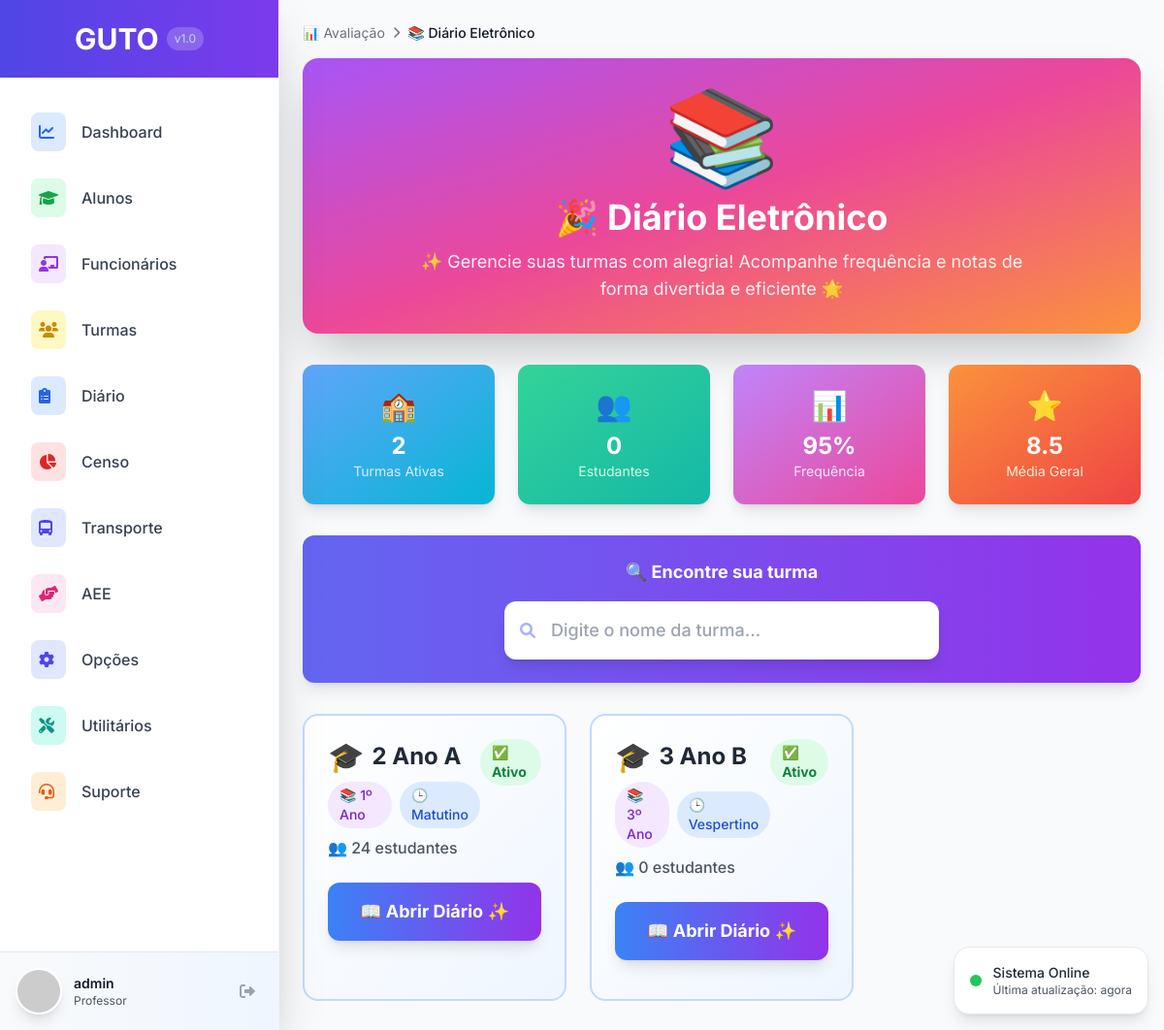
The page /diario/ (signed in) on the database its author committed.
### avaliacao/models.py (models this page shows, shortened)
class Turma(models.Model):
    TIPO_ENSINO_CHOICES = [
        ('EDUCACAO_INFANTIL', 'Educação Infantil'),
        ('ENSINO_FUNDAMENTAL_I', 'Ensino Fundamental I'),
        ('ENSINO_FUNDAMENTAL_II', 'Ensino Fundamental II'),
        ('ENSINO_MEDIO', 'Ensino Médio'),
    ]
    ANO_SERIE_CHOICES = [
        ('BERÇARIO', 'Berçário'),
        ('MATERNAL_I', 'Maternal I'),
        ('MATERNAL_II', 'Maternal II'),
        ('PRE_I', 'Pré I'),
        ('PRE_II', 'Pré II'),
        ('1_ANO', '1º Ano'),
        ('2_ANO', '2º Ano'),
        ('3_ANO', '3º Ano'),
        ('4_ANO', '4º Ano'),
        ('5_ANO', '5º Ano'),
        ('6_ANO', '6º Ano'),
        ('7_ANO', '7º Ano'),
        ('8_ANO', '8º Ano'),
        ('9_ANO', '9º Ano'),
        ('1_ANO_EM', '1º Ano'),
        ('2_ANO_EM', '2º Ano'),
        ('3_ANO_EM', '3º Ano'),
    ]
    TURNO_CHOICES = [
        ('MATUTINO', 'Matutino'),
        ('VESPERTINO', 'Vespertino'),
        ('NOTURNO', 'Noturno'),
        ('INTEGRAL', 'Integral'),
    ]
    nome = models.CharField(max_length=255, verbose_name="Nome da Turma")
    periodo_letivo = models.CharField(max_length=4, default=str(date.today().year), verbose_name="Período Letivo")
    tipo_ensino = models.CharField(max_length=50, choices=TIPO_ENSINO_CHOICES, verbose_name="Tipo de Ensino")
    ano_serie = models.CharField(max_length=50, choices=ANO_SERIE_CHOICES, verbose_name="Ano/Série")
    turno = models.CharField(max_length=20, choices=TURNO_CHOICES, verbose_name="Turno")
    diario_fechado = models.BooleanField(default=False, verbose_name="Diário Fechado")
    vagas_total = models.IntegerField(default=30, verbose_name="Total de Vagas")
    data_criacao = models.DateTimeField(auto_now_add=True, verbose_name="Data de Criação", null=True, blank=True)
    usuario_criacao = models.ForeignKey(User, on_delete=models.PROTECT, verbose_name="Criado por", null=True, blank=True)
    class Meta:
        verbose_name = "Turma"
        verbose_name_plural = "Turmas"
        unique_together = ['nome', 'periodo_letivo']
        ordering = ['periodo_letivo', 'ano_serie', 'nome']
    def get_total_alunos(self):
        return self.enturmacoes.filter(ativo=True).count()

### avaliacao/views.py (the view)
# urls.py: path('', views.diario_home, name='home'),
@login_required
def diario_home(request):
    turmas = Turma.objects.all().order_by('nome')
    context = {
        'turmas': turmas,
        'page_title': 'Diário Eletrônico'
    }
    return render(request, 'avaliacao/diario_home.html', context)

### templates/avaliacao/diario_home.html (shortened to what this page needs)
{% extends 'base.html' %}
{% block content %}
<div class="max-w-7xl mx-auto">
    <div class="mb-8">
        <nav class="flex items-center space-x-2 text-sm text-gray-500 mb-4">
            <a href="{% url 'avaliacao:avaliacao_home' %}" class="hover:text-blue-600 transition-colors">📊 Avaliação</a>
            <i class="fas fa-chevron-right text-xs"></i>
            <span class="text-gray-900 font-medium">📚 Diário Eletrônico</span>
        </nav>
        <div class="bg-gradient-to-br from-purple-500 via-pink-500 to-orange-400 rounded-2xl shadow-2xl p-8 text-white">
            <div class="text-center">
                <div class="text-8xl mb-4">📚</div>
                <h1 class="text-4xl font-bold mb-3">🎉 Diário Eletrônico</h1>
                <p class="text-white/90 text-lg max-w-2xl mx-auto">
                    ✨ Gerencie suas turmas com alegria! Acompanhe frequência e notas de forma divertida e eficiente 🌟
                </p>
            </div>
        </div>
    </div>
    <div class="grid grid-cols-1 md:grid-cols-4 gap-6 mb-8">
        <div class="bg-gradient-to-br from-blue-400 to-cyan-500 rounded-xl shadow-lg p-6 text-center text-white">
            <div class="text-3xl mb-2">🏫</div>
            <div class="text-2xl font-bold">{{ turmas|length }}</div>
            <div class="text-sm text-blue-100">Turmas Ativas</div>
        </div>
        <div class="bg-gradient-to-br from-emerald-400 to-teal-500 rounded-xl shadow-lg p-6 text-center text-white">
            <div class="text-3xl mb-2">👥</div>
            <div class="text-2xl font-bold">
                {% widthratio 0 1 0 as total_alunos %}
                {% for turma in turmas %}
                    {% widthratio turma.get_total_alunos|default:0 1 1 as alunos %}
                    {% widthratio total_alunos|add:alunos 1 1 as total_alunos %}
                {% endfor %}
                {{ total_alunos|default:0 }}
            </div>
            <div class="text-sm text-emerald-100">Estudantes</div>
        </div>
        <div class="bg-gradient-to-br from-purple-400 to-pink-500 rounded-xl shadow-lg p-6 text-center text-white">
            <div class="text-3xl mb-2">📊</div>
            <div class="text-2xl font-bold">95%</div>
            <div class="text-sm text-purple-100">Frequência</div>
        </div>
        <div class="bg-gradient-to-br from-orange-400 to-red-500 rounded-xl shadow-lg p-6 text-center text-white">
            <div class="text-3xl mb-2">⭐</div>
            <div class="text-2xl font-bold">8.5</div>
            <div class="text-sm text-orange-100">Média Geral</div>
        </div>
    </div>
    <div class="bg-gradient-to-r from-indigo-500 to-purple-600 rounded-xl shadow-lg p-6 mb-8">
        <div class="max-w-md mx-auto">
            <h3 class="text-white font-bold text-lg mb-4 text-center">🔍 Encontre sua turma</h3>
            <div class="relative">
                <div class="absolute inset-y-0 left-0 pl-4 flex items-center pointer-events-none">
                </div>
                <input type="text" id="turmaSearch"
                       placeholder="Digite o nome da turma..."
                       class="w-full pl-12 pr-4 py-4 border-0 rounded-xl focus:outline-none focus:ring-4 focus:ring-white/30 text-lg font-medium shadow-lg">
            </div>
        </div>
    </div>
    <div class="grid grid-cols-1 md:grid-cols-2 lg:grid-cols-3 gap-6">
        {% for turma in turmas %}
        <div class="bg-gradient-to-br from-white to-blue-50 border-2 border-blue-200 rounded-2xl p-6 hover:shadow-2xl hover:scale-105 transition-all duration-300 diary-card">
            <div class="flex items-start justify-between mb-6">
                <div>
                    <h3 class="text-2xl font-bold text-gray-800 mb-2 flex items-center">
                        <span class="text-3xl mr-2">🎓</span>
                        {{ turma.nome }}
                    </h3>
                    <div class="flex items-center space-x-2 text-sm">
                        <span class="bg-purple-100 text-purple-700 px-3 py-1 rounded-full font-medium">
                            📚 {{ turma.get_ano_serie_display }}
                        </span>
                        <span class="bg-blue-100 text-blue-700 px-3 py-1 rounded-full font-medium">
                            🕒 {{ turma.get_turno_display }}
                        </span>
                    </div>
                    <div class="mt-2 text-gray-600 font-medium">
                        👥 {{ turma.get_total_alunos|default:0 }} estudantes
                    </div>
                </div>
                <div class="flex items-center space-x-2">
                    {% if turma.diario_fechado %}
                        <div class="bg-red-100 text-red-700 px-3 py-1 rounded-full text-sm font-bold">
                            🔒 Fechado
                        </div>
                    {% else %}
                        <div class="bg-green-100 text-green-700 px-3 py-1 rounded-full text-sm font-bold">
                            ✅ Ativo
                        </div>
                    {% endif %}
                </div>
            </div>
            <div class="mb-4">
                <a href="{% url 'diario:turma' turma.pk %}"
                   class="block w-full text-center px-6 py-4 bg-gradient-to-r from-blue-500 to-purple-600 hover:from-blue-600 hover:to-purple-700 text-white font-bold rounded-xl transition-all duration-300 shadow-lg transform hover:scale-105 text-lg">
                    📖 Abrir Diário ✨
                </a>
            </div>
        </div>
        {% endfor %}
    </div>
</div>
{% endblock %}

### templates/base.html (shortened to what this page needs)
<!DOCTYPE html>
<html lang="pt-BR">
<head>
    <script src="https://cdn.tailwindcss.com"></script>
    <link rel="stylesheet" href="https://cdnjs.cloudflare.com/ajax/libs/font-awesome/6.0.0/css/all.min.css">
    {% load static %}
    <link rel="stylesheet" href="{% static 'css/tailwind.css' %}">
</head>
<body class="bg-gray-50 font-sans">
    <div class="flex h-screen bg-gray-50 overflow-hidden">
        <div class="fixed inset-y-0 left-0 z-50 w-72 bg-white shadow-2xl border-r border-gray-100">
            <div class="flex items-center justify-center h-20 px-6 bg-gradient-to-r from-guto-blue to-guto-purple">
                <h1 class="text-3xl font-bold text-white">GUTO</h1>
                <span class="ml-2 text-xs text-blue-200 bg-white bg-opacity-20 px-2 py-1 rounded-full">v1.0</span>
            </div>
            <nav class="mt-6 px-4 space-y-1 pb-20 overflow-y-auto" style="height: calc(100vh - 200px);">
                <a href="{% url 'dashboard:home' %}" class="flex items-center space-x-4 px-4 py-3 rounded-xl text-gray-700 hover:bg-gradient-to-r hover:from-blue-50 hover:to-purple-50 hover:text-blue-700 transition-all duration-300 group">
                    <div class="p-2 rounded-lg bg-blue-100 text-blue-600 group-hover:bg-blue-200">
                        <i class="fas fa-chart-line w-5 h-5"></i>
                    </div>
                    <span class="font-medium">Dashboard</span>
                </a>
                <a href="{% url 'alunos:aluno_list' %}" class="flex items-center space-x-4 px-4 py-3 rounded-xl text-gray-700 hover:bg-gradient-to-r hover:from-green-50 hover:to-emerald-50 hover:text-green-700 transition-all duration-300 group">
                    <div class="p-2 rounded-lg bg-green-100 text-green-600 group-hover:bg-green-200">
                        <i class="fas fa-graduation-cap w-5 h-5"></i>
                    </div>
                    <span class="font-medium">Alunos</span>
                </a>
                <a href="{% url 'funcionarios:funcionario_list' %}" class="flex items-center space-x-4 px-4 py-3 rounded-xl text-gray-700 hover:bg-gradient-to-r hover:from-purple-50 hover:to-pink-50 hover:text-purple-700 transition-all duration-300 group">
                    <div class="p-2 rounded-lg bg-purple-100 text-purple-600 group-hover:bg-purple-200">
                        <i class="fas fa-chalkboard-teacher w-5 h-5"></i>
                    </div>
                    <span class="font-medium">Funcionários</span>
                </a>
                <a href="{% url 'avaliacao:avaliacao_home' %}" class="flex items-center space-x-4 px-4 py-3 rounded-xl text-gray-700 hover:bg-gradient-to-r hover:from-yellow-50 hover:to-orange-50 hover:text-yellow-700 transition-all duration-300 group">
                    <div class="p-2 rounded-lg bg-yellow-100 text-yellow-600 group-hover:bg-yellow-200">
                        <i class="fas fa-users w-5 h-5"></i>
                    </div>
                    <span class="font-medium">Turmas</span>
                </a>
                <a href="{% url 'diario:home' %}" class="flex items-center space-x-4 px-4 py-3 rounded-xl text-gray-700 hover:bg-gradient-to-r hover:from-blue-50 hover:to-indigo-50 hover:text-blue-700 transition-all duration-300 group">
                    <div class="p-2 rounded-lg bg-blue-100 text-blue-600 group-hover:bg-blue-200">
                        <i class="fas fa-clipboard-list w-5 h-5"></i>
                    </div>
                    <span class="font-medium">Diário</span>
                </a>
                <a href="{% url 'censo:censo_home' %}" class="flex items-center space-x-4 px-4 py-3 rounded-xl text-gray-700 hover:bg-gradient-to-r hover:from-red-50 hover:to-pink-50 hover:text-red-700 transition-all duration-300 group">
                    <div class="p-2 rounded-lg bg-red-100 text-red-600 group-hover:bg-red-200">
                        <i class="fas fa-chart-pie w-5 h-5"></i>
                    </div>
                    <span class="font-medium">Censo</span>
                </a>
                <a href="#" class="flex items-center space-x-4 px-4 py-3 rounded-xl text-gray-700 hover:bg-gradient-to-r hover:from-indigo-50 hover:to-blue-50 hover:text-indigo-700 transition-all duration-300 group">
                    <div class="p-2 rounded-lg bg-indigo-100 text-indigo-600 group-hover:bg-indigo-200">
                        <i class="fas fa-bus-alt w-5 h-5"></i>
                    </div>
                    <span class="font-medium">Transporte</span>
                </a>
                <a href="{% url 'aee:aee_home' %}" class="flex items-center space-x-4 px-4 py-3 rounded-xl text-gray-700 hover:bg-gradient-to-r hover:from-pink-50 hover:to-rose-50 hover:text-pink-700 transition-all duration-300 group">
                    <div class="p-2 rounded-lg bg-pink-100 text-pink-600 group-hover:bg-pink-200">
                        <i class="fas fa-hands-helping w-5 h-5"></i>
                    </div>
                    <span class="font-medium">AEE</span>
                </a>
                <a href="{% url 'opcoes:opcoes_home' %}" class="flex items-center space-x-4 px-4 py-3 rounded-xl text-gray-700 hover:bg-gradient-to-r hover:from-indigo-50 hover:to-purple-50 hover:text-indigo-700 transition-all duration-300 group">
                    <div class="p-2 rounded-lg bg-indigo-100 text-indigo-600 group-hover:bg-indigo-200">
                        <i class="fas fa-cog w-5 h-5"></i>
                    </div>
                    <span class="font-medium">Opções</span>
                </a>
                <a href="{% url 'utilitarios:dashboard' %}" class="flex items-center space-x-4 px-4 py-3 rounded-xl text-gray-700 hover:bg-gradient-to-r hover:from-teal-50 hover:to-cyan-50 hover:text-teal-700 transition-all duration-300 group">
                    <div class="p-2 rounded-lg bg-teal-100 text-teal-600 group-hover:bg-teal-200">
                        <i class="fas fa-tools w-5 h-5"></i>
                    </div>
                    <span class="font-medium">Utilitários</span>
                </a>
                <a href="#" class="flex items-center space-x-4 px-4 py-3 rounded-xl text-gray-700 hover:bg-gradient-to-r hover:from-orange-50 hover:to-amber-50 hover:text-orange-700 transition-all duration-300 group">
                    <div class="p-2 rounded-lg bg-orange-100 text-orange-600 group-hover:bg-orange-200">
                        <i class="fas fa-headset w-5 h-5"></i>
                    </div>
                    <span class="font-medium">Suporte</span>
                </a>
            </nav>
            <div class="absolute bottom-0 w-full p-4 bg-gradient-to-r from-gray-50 to-blue-50 border-t border-gray-200">
                <div class="flex items-center space-x-3">
                    <img class="w-12 h-12 rounded-full border-2 border-white shadow-lg" src="https://ui-avatars.com/api/?name=Professor&background=4F46E5&color=fff&size=128" alt="Avatar">
                    <div class="flex-1 min-w-0">
                        <p class="text-sm font-semibold text-gray-900 truncate">
                            {% if user.is_authenticated %}
                                {{ user.get_full_name|default:user.username }}
                            {% else %}
                                Visitante
                            {% endif %}
                        </p>
                        <p class="text-xs text-gray-600 truncate">Professor</p>
                    </div>
                    <a href="{% url 'logout' %}" class="p-2 text-gray-400 hover:text-red-600 hover:bg-red-50 rounded-lg transition-all duration-200" title="Sair">
                        <i class="fas fa-sign-out-alt w-4 h-4"></i>
                    </a>
                </div>
            </div>
        </div>
        <div class="flex-1 ml-72 overflow-hidden">
            <main class="h-full overflow-y-auto p-6">
                {% block content %}
                {% endblock %}
            </main>
        </div>
    </div>
    {% include 'avaliacao/notifications.html' %}
    {% load static %}
</body>
</html>

### rows shown on the page
Turma: nome "2 Ano A", ano_serie "1º Ano", turno "Matutino", get_total_alunos "24", diario_fechado "✅ Ativo"
Turma: nome "3 Ano B", ano_serie "3º Ano", turno "Vespertino", get_total_alunos "0", diario_fechado "✅ Ativo"

### other values the page prints
{{ user.get_full_name|default:user.username }} "admin"
{{ turmas|length }} "2"
{{ total_alunos|default:0 }} "0"
